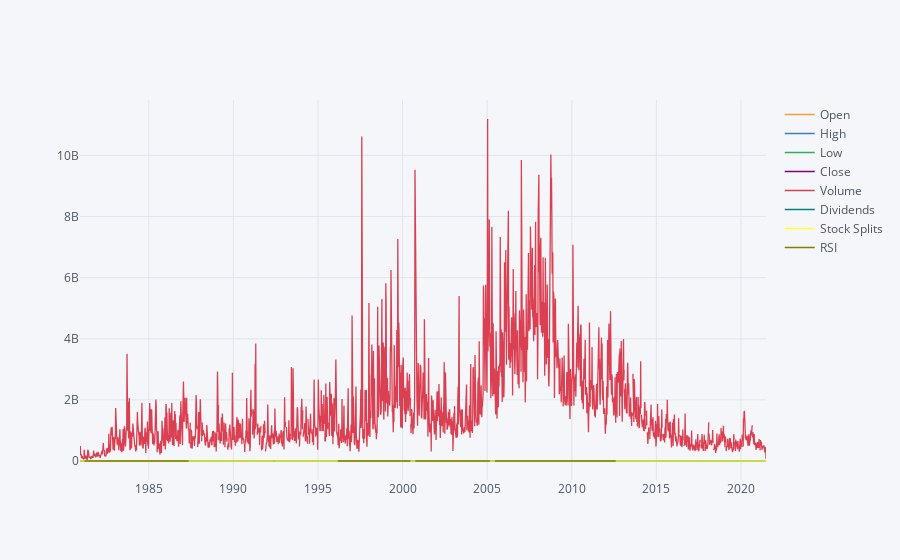

The notebook cell saved with this chart:
### Code cell
RSI(aapl_historical)

### Figure 1 — Plotly figure (JSON) as saved in the notebook; plotly's stock layout.template omitted (floating-point values rounded to 4 significant figures; data arrays with more than 128 entries replaced by an {"elided": "..."} marker saying what was removed)
{"data": [{"line": {"color": "rgba(255, 153, 51, 1.0)", "dash": "solid", "shape": "linear", "width": 1.3}, "mode": "lines", "name": "Open", "text": "", "type": "scatter", "x": {"elided": "2193 str values"}, "y": {"elided": "2193 mixed values"}}, {"line": {"color": "rgba(55, 128, 191, 1.0)", "dash": "solid", "shape": "linear", "width": 1.3}, "mode": "lines", "name": "High", "text": "", "type": "scatter", "x": {"elided": "2193 str values"}, "y": {"elided": "2193 mixed values"}}, {"line": {"color": "rgba(50, 171, 96, 1.0)", "dash": "solid", "shape": "linear", "width": 1.3}, "mode": "lines", "name": "Low", "text": "", "type": "scatter", "x": {"elided": "2193 str values"}, "y": {"elided": "2193 mixed values"}}, {"line": {"color": "rgba(128, 0, 128, 1.0)", "dash": "solid", "shape": "linear", "width": 1.3}, "mode": "lines", "name": "Close", "text": "", "type": "scatter", "x": {"elided": "2193 str values"}, "y": {"elided": "2193 mixed values"}}, {"line": {"color": "rgba(219, 64, 82, 1.0)", "dash": "solid", "shape": "linear", "width": 1.3}, "mode": "lines", "name": "Volume", "text": "", "type": "scatter", "x": {"elided": "2193 str values"}, "y": {"elided": "2193 mixed values"}}, {"line": {"color": "rgba(0, 128, 128, 1.0)", "dash": "solid", "shape": "linear", "width": 1.3}, "mode": "lines", "name": "Dividends", "text": "", "type": "scatter", "x": {"elided": "2193 str values"}, "y": {"elided": "2193 float values"}}, {"line": {"color": "rgba(255, 255, 51, 1.0)", "dash": "solid", "shape": "linear", "width": 1.3}, "mode": "lines", "name": "Stock Splits", "text": "", "type": "scatter", "x": {"elided": "2193 str values"}, "y": {"elided": "2193 int values"}}, {"line": {"color": "rgba(128, 128, 0, 1.0)", "dash": "solid", "shape": "linear", "width": 1.3}, "mode": "lines", "name": "RSI", "text": "", "type": "scatter", "x": {"elided": "2193 str values"}, "y": {"elided": "2193 mixed values"}}], "layout": {"legend": {"bgcolor": "#F5F6F9", "font": {"color": "#4D5663"}}, "paper_bgcolor": "#F5F6F9", "plot_bgcolor": "#F5F6F9", "title": {"font": {"color": "#4D5663"}}, "xaxis": {"gridcolor": "#E1E5ED", "showgrid": true, "tickfont": {"color": "#4D5663"}, "title": {"font": {"color": "#4D5663"}, "text": ""}, "zerolinecolor": "#E1E5ED"}, "yaxis": {"gridcolor": "#E1E5ED", "showgrid": true, "tickfont": {"color": "#4D5663"}, "title": {"font": {"color": "#4D5663"}, "text": ""}, "zerolinecolor": "#E1E5ED"}}}
